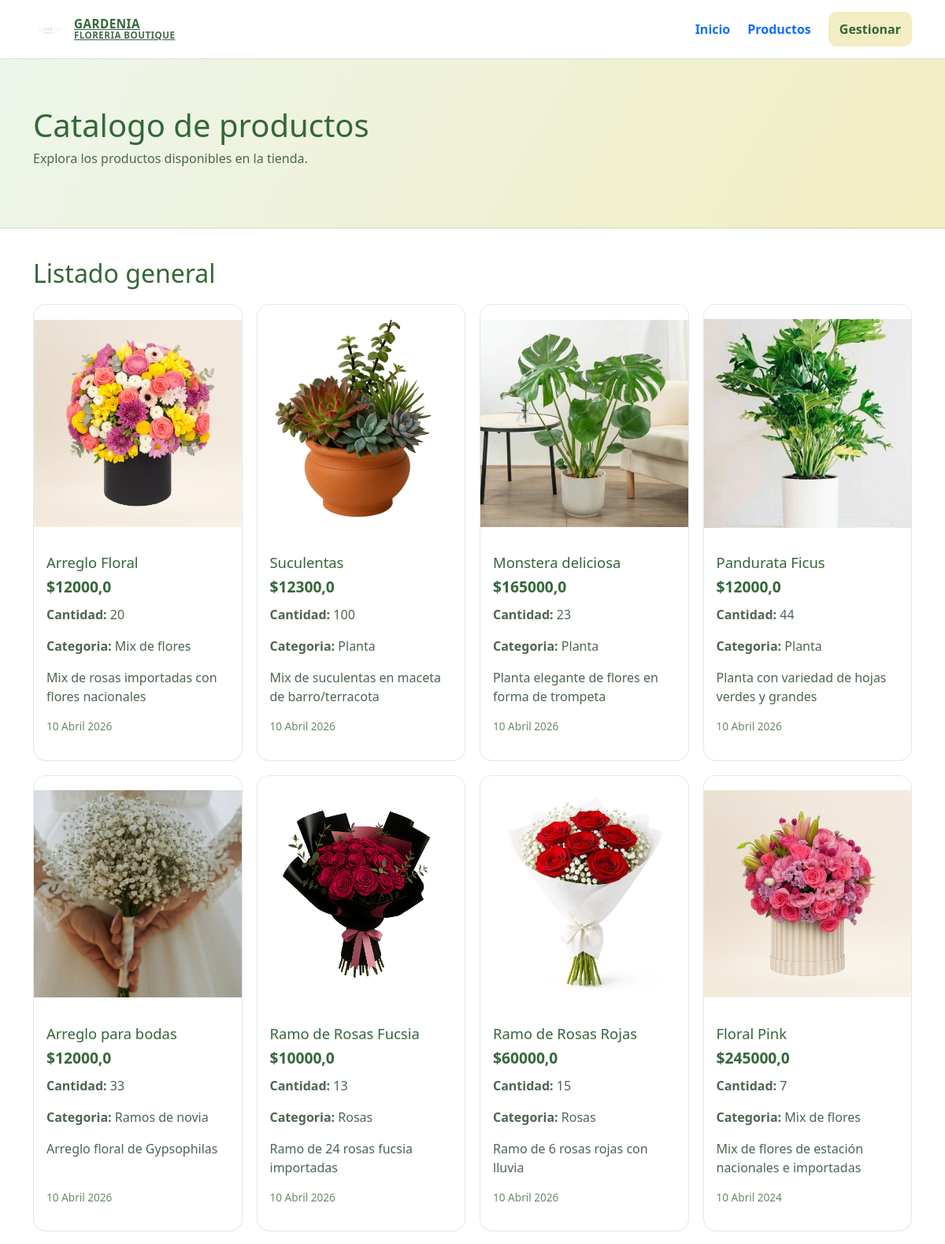
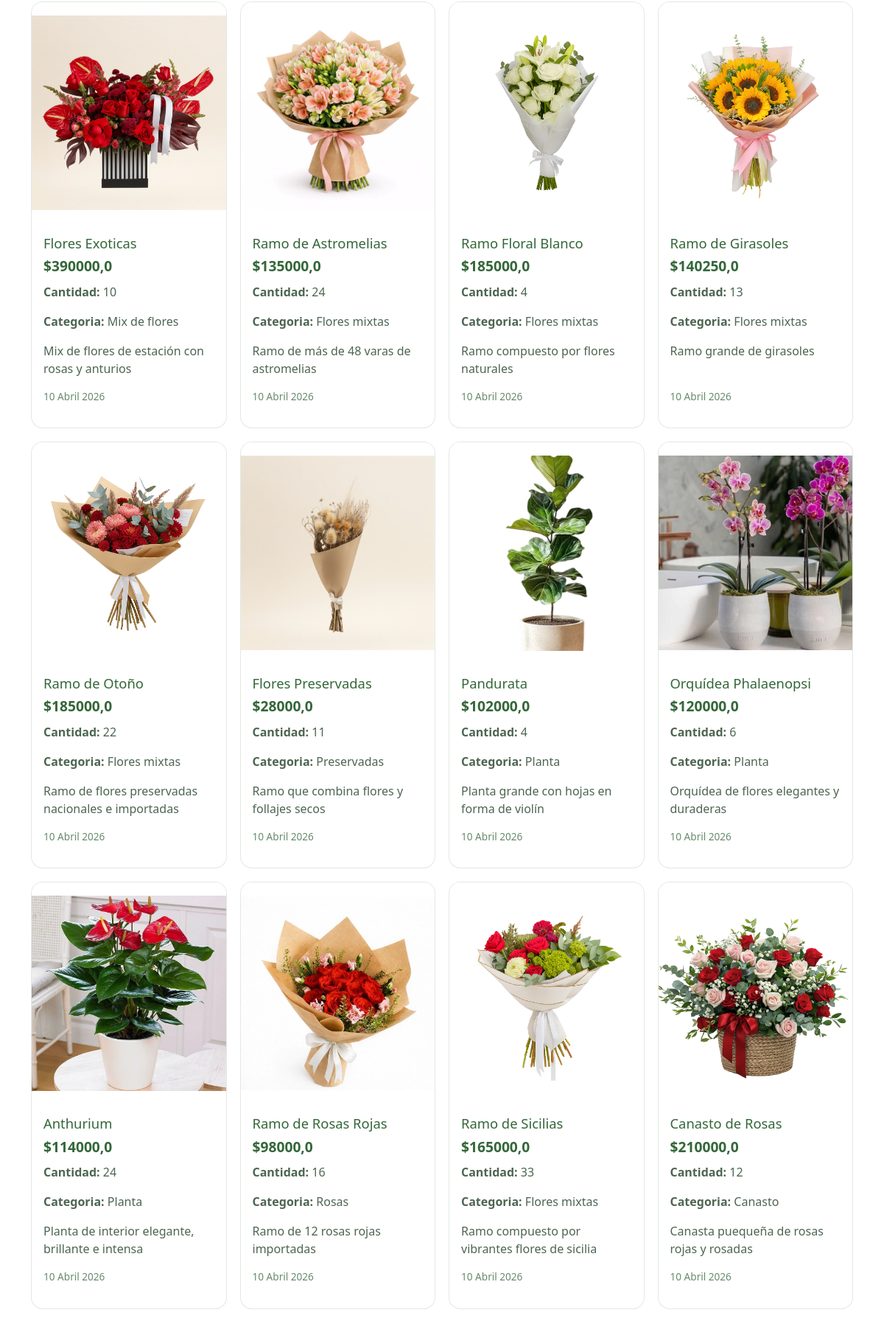
/Productos/ (upper part), run on the app's committed database (2 pictures, top to bottom).
### Api/models.py (models this page shows, shortened)
class Producto(models.Model):
    Codigo=models.AutoField(primary_key=True)
    Nombre=models.CharField(max_length=20)
    Precio=models.FloatField()
    Cantidad=models.IntegerField()
    Descripcion=models.TextField(max_length=50)
    Categoria= models.TextField(max_length=20)
    Fecha=models.DateField()
    Imagen= models.ImageField(upload_to='Productos',null=True)

### Api/views.py (the view)
# urls.py: path('Productos/', Productos, name='Productos'),
def Productos(request):
    query=Producto.objects.all()
    data={
        'ListarProductos':query
    }
    return render(request, 'Pages/VerProductos.html',data)

### Api/Templates/Pages/VerProductos.html
{% extends 'Base.html' %}
{% load static %}
{% block Intermedio %}
<section class="hero-secondary products-hero">
    <div class="container app-shell">
        <h1>Catalogo de productos</h1>
        <p>Explora los productos disponibles en la tienda.</p>
    </div>
</section>
{% endblock %}
{% block cuerpo %}
<section class="toolbar-products">
    <h2>Listado general</h2>
</section>
<div class="contenedor-productos">
    {% for i in ListarProductos %}
    <article class="producto-card">
        {% if i.Imagen %}
        <img src="{{ i.Imagen.url }}" alt="{{ i.Nombre }}" class="producto-img">
        {% else %}
        <div class="producto-placeholder">Sin imagen disponible</div>
        {% endif %}
        <div class="producto-body">
            <h3>{{ i.Nombre }}</h3>
            <p class="producto-precio">${{ i.Precio }}</p>
            <p><strong>Cantidad:</strong> {{ i.Cantidad }}</p>
            <p><strong>Categoria:</strong> {{ i.Categoria }}</p>
            <p class="descripcion">{{ i.Descripcion }}</p>
            <p class="fecha">{{ i.Fecha }}</p>
        </div>
    </article>
    {% empty %}
    <p class="empty-message">No hay productos disponibles.</p>
    {% endfor %}
</div>
{% endblock %}

### Api/static/css/style.css (style rules this page uses)
* { margin: 0; padding: 0; box-sizing: border-box; }
:root { --verde-oscuro: #346739; --verde-medio: #79AE6F; --verde-claro: #9FCB98; --crema: #F2EDC2; --blanco: #ffffff; --texto-principal: #2b3b2e; --texto-secundario: #4d6551; }
body { font-family: "Segoe UI", Tahoma, Geneva, Verdana, sans-serif; color: var(--texto-principal); background: #f7f7f2; min-height: 100vh; display: flex; flex-direction: column; }
.app-shell { max-width: 1180px; }
.hero-secondary { padding: 60px 0; }
.products-hero { background: linear-gradient(120deg, #edf6eb, #f2edc2); border-bottom: 1px solid rgba(52, 103, 57, 0.18); }
.hero-secondary h1 { color: var(--verde-oscuro); margin-bottom: 6px; }
.hero-secondary p { color: var(--texto-secundario); }
.toolbar-products { display: flex; justify-content: space-between; align-items: center; margin-bottom: 20px; }
.toolbar-products h2 { color: var(--verde-oscuro); margin: 0; }
.contenedor-productos { display: grid; grid-template-columns: repeat(auto-fit, minmax(260px, 1fr)); gap: 18px; }
.producto-card { background: var(--blanco); border-radius: 16px; border: 1px solid rgba(52, 103, 57, 0.14); overflow: hidden; display: flex; flex-direction: column; }
.producto-img { width: 100%; height: 300px; object-fit: contain; object-position: center; background: #ffffff; padding: 0; }
.producto-body { padding: 16px; color: var(--texto-secundario); }
.producto-body h3 { margin-bottom: 6px; color: var(--verde-oscuro); font-size: 1.15rem; }
.producto-precio { font-size: 1.2rem; font-weight: 700; color: var(--verde-oscuro); margin-bottom: 8px; }
.descripcion { color: var(--texto-secundario); min-height: 48px; }
.fecha { font-size: 0.85rem; color: #678a6b; }

### data on the page
Producto: Imagen (picture), Nombre "Arreglo Floral", Precio "12000,0", Cantidad "20", Categoria "Mix de flores", Descripcion "Mix de rosas importadas con flores nacionales", Fecha "10 Abril 2026"
Producto: Imagen (picture), Nombre "Suculentas", Precio "12300,0", Cantidad "100", Categoria "Planta", Descripcion "Mix de suculentas en maceta de barro/terracota", Fecha "10 Abril 2026"
Producto: Imagen (picture), Nombre "Monstera deliciosa", Precio "165000,0", Cantidad "23", Categoria "Planta", Descripcion "Planta elegante de flores en forma de trompeta", Fecha "10 Abril 2026"
Producto: Imagen (picture), Nombre "Pandurata Ficus", Precio "12000,0", Cantidad "44", Categoria "Planta", Descripcion "Planta con variedad de hojas verdes y grandes", Fecha "10 Abril 2026"
Producto: Imagen (picture), Nombre "Arreglo para bodas", Precio "12000,0", Cantidad "33", Categoria "Ramos de novia", Descripcion "Arreglo floral de Gypsophilas", Fecha "10 Abril 2026"
Producto: Imagen (picture), Nombre "Ramo de Rosas Fucsia", Precio "10000,0", Cantidad "13", Categoria "Rosas", Descripcion "Ramo de 24 rosas fucsia importadas", Fecha "10 Abril 2026"
Producto: Imagen (picture), Nombre "Ramo de Rosas Rojas", Precio "60000,0", Cantidad "15", Categoria "Rosas", Descripcion "Ramo de 6 rosas rojas con lluvia", Fecha "10 Abril 2026"
Producto: Imagen (picture), Nombre "Floral Pink", Precio "245000,0", Cantidad "7", Categoria "Mix de flores", Descripcion "Mix de flores de estación nacionales e importadas", Fecha "10 Abril 2024"
Producto: Imagen (picture), Nombre "Flores Exoticas", Precio "390000,0", Cantidad "10", Categoria "Mix de flores", Descripcion "Mix de flores de estación con rosas y anturios", Fecha "10 Abril 2026"
Producto: Imagen (picture), Nombre "Ramo de Astromelias", Precio "135000,0", Cantidad "24", Categoria "Flores mixtas", Descripcion "Ramo de más de 48 varas de astromelias", Fecha "10 Abril 2026"
Producto: Imagen (picture), Nombre "Ramo Floral Blanco", Precio "185000,0", Cantidad "4", Categoria "Flores mixtas", Descripcion "Ramo compuesto por flores naturales", Fecha "10 Abril 2026"
Producto: Imagen (picture), Nombre "Ramo de Girasoles", Precio "140250,0", Cantidad "13", Categoria "Flores mixtas", Descripcion "Ramo grande de girasoles", Fecha "10 Abril 2026"
Producto: Imagen (picture), Nombre "Ramo de Otoño", Precio "185000,0", Cantidad "22", Categoria "Flores mixtas", Descripcion "Ramo de flores preservadas nacionales e importadas", Fecha "10 Abril 2026"
Producto: Imagen (picture), Nombre "Flores Preservadas", Precio "28000,0", Cantidad "11", Categoria "Preservadas", Descripcion "Ramo que combina flores y follajes secos", Fecha "10 Abril 2026"
Producto: Imagen (picture), Nombre "Pandurata", Precio "102000,0", Cantidad "4", Categoria "Planta", Descripcion "Planta grande con hojas en forma de violín", Fecha "10 Abril 2026"
Producto: Imagen (picture), Nombre "Orquídea Phalaenopsi", Precio "120000,0", Cantidad "6", Categoria "Planta", Descripcion "Orquídea de flores elegantes y duraderas", Fecha "10 Abril 2026"
Producto: Imagen (picture), Nombre "Anthurium", Precio "114000,0", Cantidad "24", Categoria "Planta", Descripcion "Planta de interior elegante, brillante e intensa", Fecha "10 Abril 2026"
Producto: Imagen (picture), Nombre "Ramo de Rosas Rojas", Precio "98000,0", Cantidad "16", Categoria "Rosas", Descripcion "Ramo de 12 rosas rojas importadas", Fecha "10 Abril 2026"
Producto: Imagen (picture), Nombre "Ramo de Sicilias", Precio "165000,0", Cantidad "33", Categoria "Flores mixtas", Descripcion "Ramo compuesto por vibrantes flores de sicilia", Fecha "10 Abril 2026"
Producto: Imagen (picture), Nombre "Canasto de Rosas", Precio "210000,0", Cantidad "12", Categoria "Canasto", Descripcion "Canasta puequeña de rosas rojas y rosadas", Fecha "10 Abril 2026"
